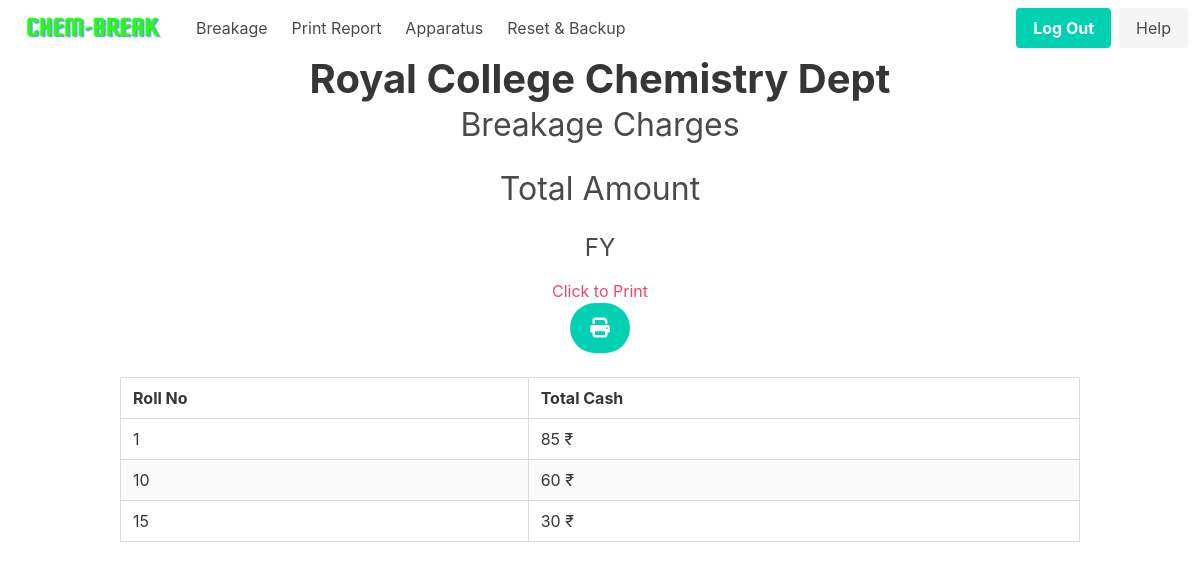
/home/records/getMoney/fy (signed in), run on the app's committed database.
### app/models.py (models this page shows, shortened)
class Student(db.Model):
    __tablename__ = "student"
    id = db.Column(db.Integer, primary_key=True)
    unique_id = db.Column(db.String(100), unique=True, nullable=False)
    roll_no = db.Column(db.String(10), nullable=False)
    class_ = db.Column(db.String(10), nullable=False)
    section = db.Column(db.String(10), nullable=False, default="Chemistry")
    total_amount = db.relationship('Bank', backref='student', lazy=True)

### app/routes.py (the view)
@main.route("/home/records/getMoney/<string:class_name>")
@login_required
def getMoney(class_name):
    valid_classes = ['fy', 'sy', 'ty']
    if class_name.lower() not in valid_classes:
        abort(404)
    class_students = Student.query.filter_by(class_=class_name.lower()).all()
    class_records = []
    for student in class_students:
        bank = Bank.query.filter_by(
            unique_student_id=student.unique_id).first().amount
        collect_money = CollectMoney(
            rollno=student.roll_no,
            total_cash=bank,
        )
        class_records.append(collect_money)
    sorted_records = sorted(class_records, key=lambda x: x.rollno)
    return render_template('collect_money.html', collect_money_list=sorted_records, class_name=class_name.upper())

### app/__init__.py (called while the page is built)
def create_app(config=None):
    app = Flask(__name__)
    if config:
        app.config.from_object(config)
    db.init_app(app)
    login_manager = LoginManager()
    login_manager.login_view = 'auth.login'
    login_manager.init_app(app)
    with app.app_context():
        from app.models import User, Breakage, Student, Apparatus, Record, Bank
        db.create_all()
    from app.models import User
    @login_manager.user_loader
    def load_user(user_id):
        return User.query.get(int(user_id))
    from .auth import auth as auth_blueprint
    app.register_blueprint(auth_blueprint)
    from .routes import main as main_blueprint
    app.register_blueprint(main_blueprint)
    return app

### app/templates/collect_money.html (shortened to what this page needs)
{% extends 'nav_base.html' %}
{% block content %}
<div class="container">
    <div class="columns is-vcentered is-center">
        <div class="column">
            <h1 class="title is-2 has-text-centered has-text-weight-bold">Royal College Chemistry Dept</h1>
            <h2 class="subtitle is-3 has-text-centered">Breakage Charges</h2>
            <h2 class="subtitle is-3 has-text-centered">Total Amount</h2>
            <h3 class="subtitle is-4 has-text-centered">{{ class_name }}</h3>
        </div>
    </div>
</div>
<div class="has-text-centered no-print mt-4">
    <h2 class="has-text-danger">Click to Print</h2>
    <a class="button is-primary is-medium is-rounded is-fixed-bottom-right" href="#"
        onclick="window.print(); return false;">
        <span class="icon">
            <i class="fas fa-print"></i>
        </span>
    </a>
</div>
<div class="container">
    <table class="table is-fullwidth is-bordered is-striped mt-5">
        <thead>
            <tr>
                <th>Roll No</th>
                <th>Total Cash</th>
            </tr>
        </thead>
        <tbody>
            {% for item in collect_money_list %}
            <tr>
                <td>{{ item.rollno }}</td>
                <td>{{ item.total_cash }} ₹</td>
            </tr>
            {% endfor %}
        </tbody>
    </table>
</div>
{% endblock %}

### data on the page
Student: rollno "10", total_cash "60"
Student: rollno "15", total_cash "30"

### other printed values
{{ class_name }} "FY"
{{ item.rollno }} "1"
{{ item.total_cash }} "85"
